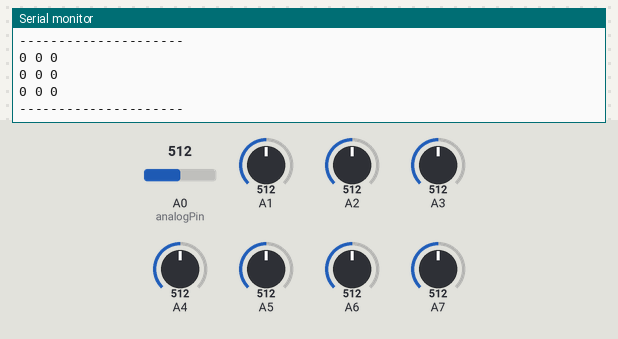
Bench run of a sketch on a simulated Arduino Uno, built with avr-gcc and run on an emulated ATmega328P. Shown: the last lines printed to the serial monitor. The inputs (shaded band) are chosen by the test bench; at power-on: A0 (analogPin) = 512, A1 = 512, A2 = 512, A4 = 512, A5 = 512, A6 = 512, A3 = 512, A7 = 512.

Above: at 1.2 s.
1.3 s: A0 (analogPin) set to 716
At 2.6 s:
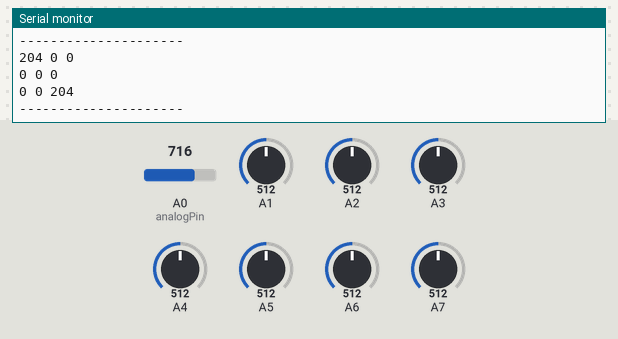
2.8 s: A1 set to 716
4.3 s: A2 set to 716
5.8 s: A4 set to 716
At 6.5 s:
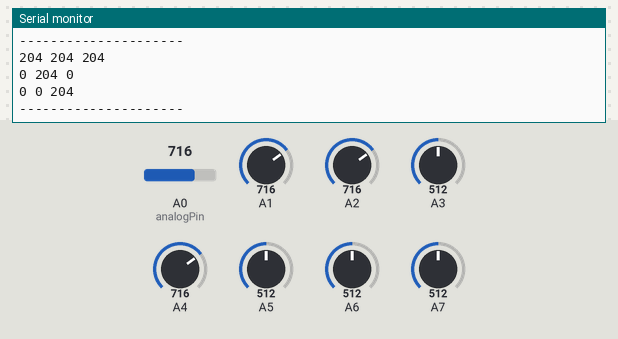
7.3 s: A5 set to 716
At 8.6 s:
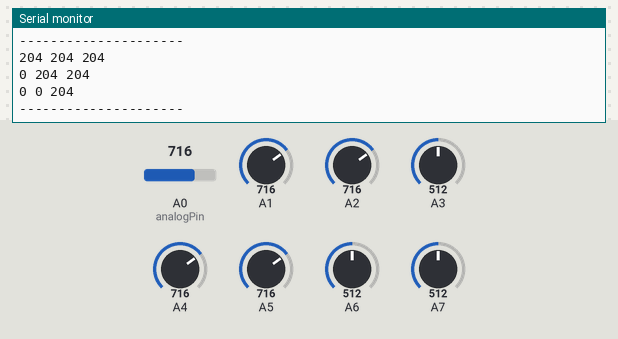
8.8 s: A6 set to 716
At 9.9 s:
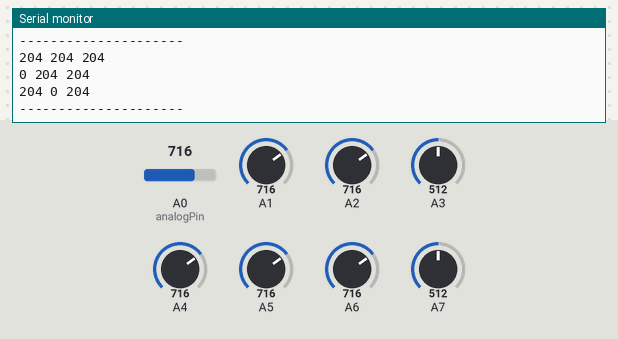

Measured:
- after the input at 1.3 s, the serial monitor: prints a new line after 0.73 s (image 1)
- after the input at 5.8 s, the serial monitor: prints a new line after 0.27 s (image 2)
- after the input at 7.3 s, the serial monitor: prints a new line after 0.80 s (image 3)
- after the input at 8.8 s, the serial monitor: prints a new line after 0.32 s (image 4)

The sketch:

main.ino
```cpp
int hallMatrixWidth = 3;
int hallMatrixLength = 3;

int hallSignals[3][3];

void setup() {
  Serial.begin(9600);
}

void loop() {
  int analogPin = 0;
  for(int i = 0; i < hallMatrixWidth; i++){
    for(int j = 0; j < hallMatrixLength; j++){
      hallSignals[i][j] = transformHallSignal(analogRead(analogPin));
      analogPin++;
    }
  }
  printMatrix();
}

int transformHallSignal(int hallSignal){
  return abs(map(hallSignal, 0, 1023, -511, 511));
}

void printMatrix(){
  String output;
  output.concat("---------------------\n");
  for(int i = 0; i < hallMatrixWidth; i++){
    for(int j = 0; j < hallMatrixLength; j++){
      if(j == 0){
        output.concat(hallSignals[i][j]);
      }
      else if(j == (hallMatrixLength - 1)){
        output.concat(" ");
        output.concat(hallSignals[i][j]);
        output.concat("\n");
      }
      else{
        output.concat(" ");
        output.concat(hallSignals[i][j]);
      }
    }
  }
  output.concat("---------------------\n");
  Serial.println(output);
  delay(1000);
}
```
